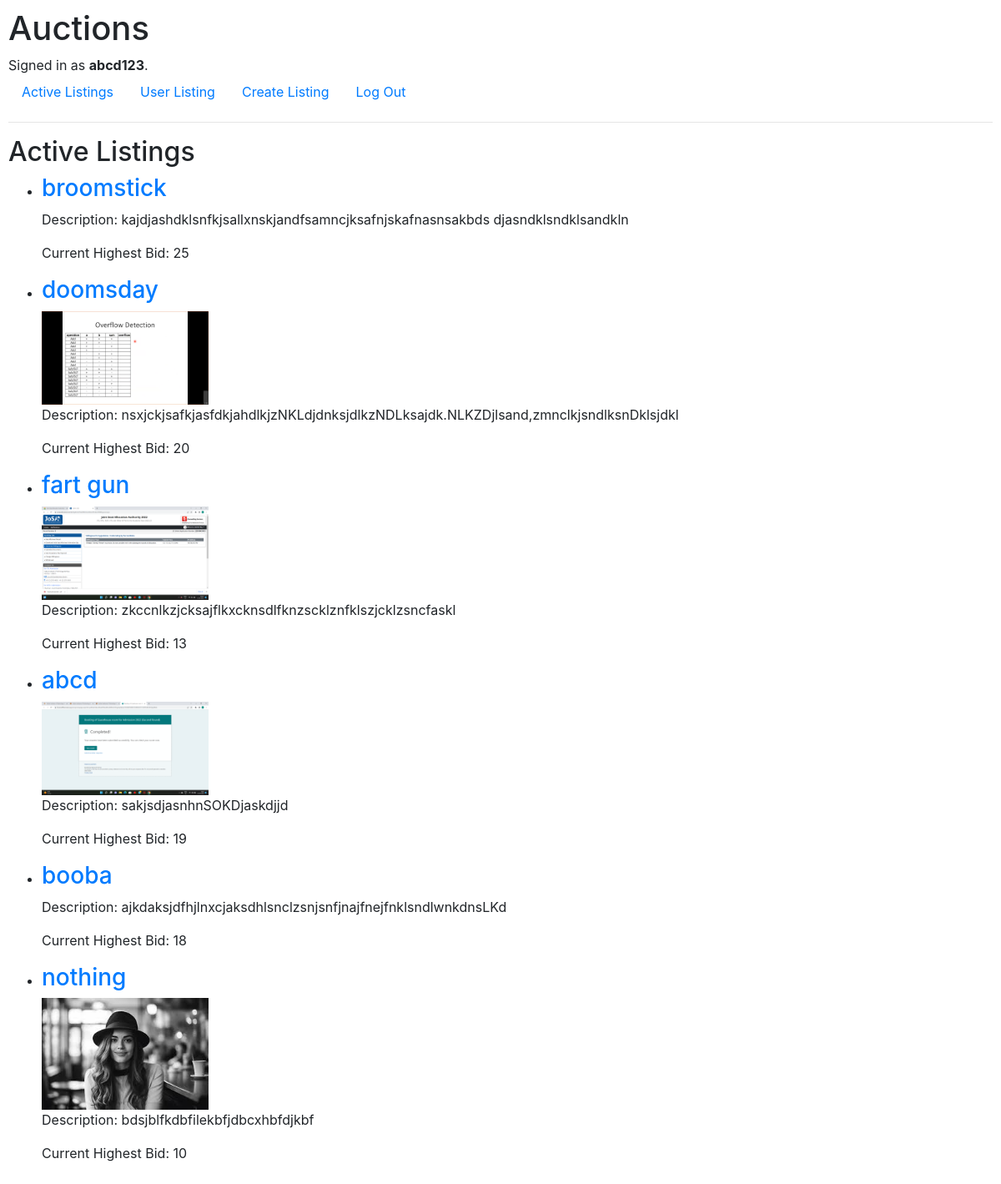
Screenshot of / (signed in) with the database file from the repository.
### auctions/models.py (models this page shows, shortened)
class User(AbstractUser):
    pass

class Listing(models.Model):
    seller = models.ForeignKey(User, on_delete=models.CASCADE)
    name = models.CharField(max_length=100,unique=True)
    image = models.ImageField(null=True, blank=True)
    desc = models.TextField()
    current_highest_bid = models.IntegerField(default=0)
    current_bidder = models.ForeignKey(User, on_delete=models.SET_NULL, null=True, blank=True, related_name='current_bids')

### auctions/views.py (the view)
# urls.py: path("", views.index, name="index"),
def index(request):
    user_listings = Listing.objects.all
    return render(request, "auctions/index.html", {"user_listings": user_listings})

### auctions/templates/auctions/index.html
{% extends "auctions/layout.html" %}
{% block body %}
    <h2>Active Listings</h2>
    {% if user_listings %}
        <ul>
            {% for listing in user_listings %}
            <li>
                <h3><a href="{% url 'listing_description' listing.id %}">{{ listing.name }}</a></h3>
                {% if listing.image %}
                <img src="{{ listing.image.url }}" alt="{{ listing.name }} Image" style="max-width: 200px;">
                {% endif %}
                <p>Description: {{ listing.desc }}</p>
                <p>Current Highest Bid: {{ listing.current_highest_bid }}</p>
            </li>
            {% endfor %}
        </ul>
        {% else %}
        <p>No listings</p>
        {% endif %}
{% endblock %}

### auctions/templates/auctions/layout.html (shortened to what this page needs)
{% load static %}
<!DOCTYPE html>
<html lang="en">
    <head>
        <link rel="stylesheet" href="https://stackpath.bootstrapcdn.com/bootstrap/4.4.1/css/bootstrap.min.css">
        <link href="{% static 'auctions/styles.css' %}" rel="stylesheet">
    </head>
    <body>
        <h1>Auctions</h1>
        <div>
            {% if user.is_authenticated %}
                Signed in as <strong>{{ user.username }}</strong>.
            {% else %}
                Not signed in.
            {% endif %}
        </div>
        <ul class="nav">
            <li class="nav-item">
                <a class="nav-link" href="{% url 'index' %}">Active Listings</a>
            </li>
            {% if user.is_authenticated %}
                <li class="nav-item">
                    <a class="nav-link" href="{% url 'user_listing' %}">User Listing</a>
                </li>
                <li class="nav-item">
                    <a class="nav-link" href="{% url 'create_listing' %}">Create Listing</a>
                </li>
                <li class="nav-item">
                    <a class="nav-link" href="{% url 'logout' %}">Log Out</a>
                </li>
            {% endif %}
        </ul>
        <hr>
        {% block body %}
        {% endblock %}
    </body>
</html>

### auctions/static/auctions/styles.css (style rules this page uses)
body { padding: 10px; }

### rows the page displays
User: username "abcd123"
Listing: name "broomstick", desc "kajdjashdklsnfkjsallxnskjandfsamncjksafnjskafnasnsakbds djasndklsndklsandkln", current_highest_bid "25"
Listing: name "doomsday", image (picture), desc "nsxjckjsafkjasfdkjahdlkjzNKLdjdnksjdlkzNDLksajdk.NLKZDjlsand,zmnclkjsndlksnDklsjdkl", current_highest_bid "20"
Listing: name "fart gun", image (picture), desc "zkccnlkzjcksajflkxcknsdlfknzscklznfklszjcklzsncfaskl", current_highest_bid "13"
Listing: name "abcd", image (picture), desc "sakjsdjasnhnSOKDjaskdjjd", current_highest_bid "19"
Listing: name "booba", desc "ajkdaksjdfhjlnxcjaksdhlsnclzsnjsnfjnajfnejfnklsndlwnkdnsLKd", current_highest_bid "18"
Listing: name "nothing", image (picture), desc "bdsjblfkdbfilekbfjdbcxhbfdjkbf", current_highest_bid "10"
